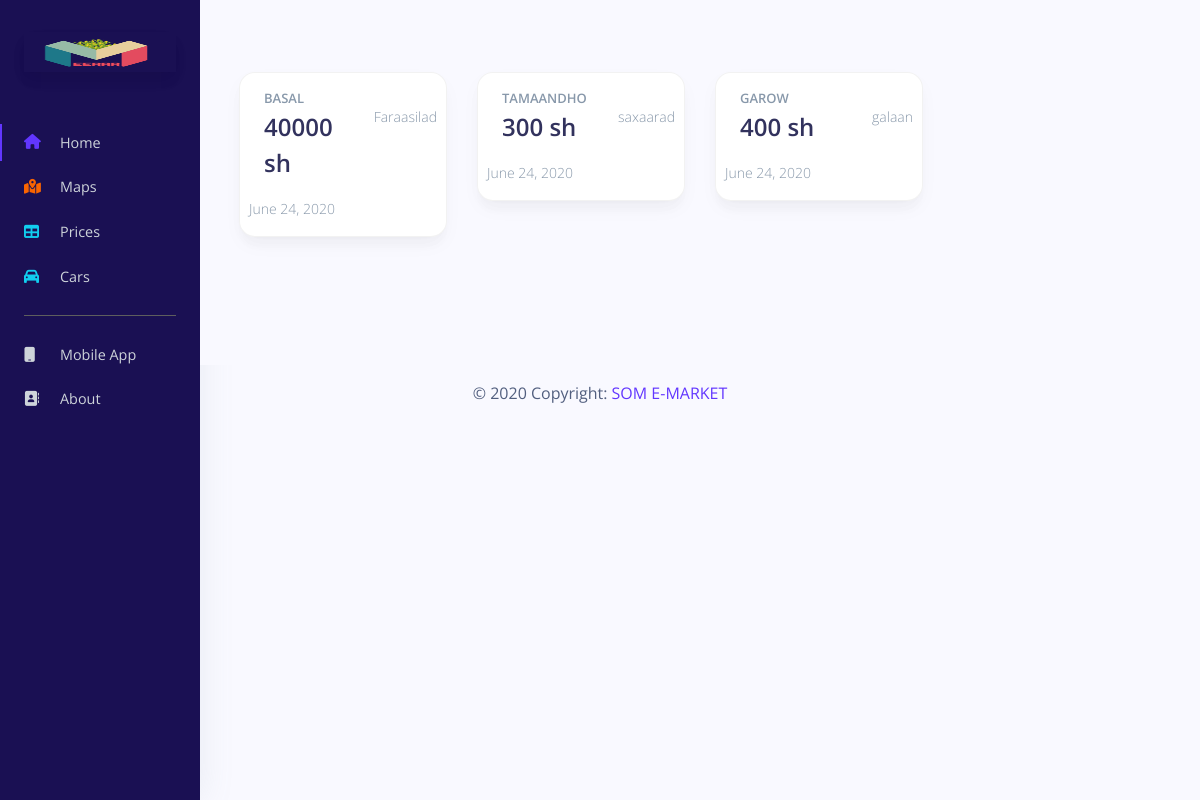
The app's page /CropPrices with its own data.
### farm/models.py (models this page shows)
class pricess(models.Model):
    name = models.CharField(max_length=200)
    price = models.CharField(max_length=200)
    unit = models.CharField(max_length=200)
    created_on = models.DateField(auto_now_add=True)

### farm/views.py (the view)
# urls.py: path('CropPrices', views.newprices, name="prices"),
def newprices(request):
    xog =pricess.objects.all()
    context = {'xog':xog,}
    return render(request, "prices.html",context)

### farm/templates/prices.html (shortened to what this page needs)
{% extends 'base.html' %}
{% block content %}
<div class="header pb-8 pt-5 pt-md-6 bg-secondary">
  <div class="container-fluid">
      <div class="header-body">
        <div class="row">
        {% for i in xog %}
            <div class="col-xl-3 col-lg-6">
              <div class="card shadow card-stats mb-4 mb-xl-0 fade-in-top">
                  <div class="card-body ">
                  <div class="row">
                      <div class="col">
                      <h5 class="card-title text-uppercase text-muted mb-0">{{i.name}}</h5>
                      <span class="h2 font-weight-bold mb-0">{{i.price}}</span>
                      </div>
                      <p class="mt-3 mb-0 text-muted text-sm">
                          <span class="text-nowrap">{{i.unit}}</span>
                      </p>
                      <p class="mt-3 mb-0 text-muted text-sm">
                          <span class="text-nowrap">{{i.created_on}}</span>
                      </p>
                  </div>
              </div>
            </div>
          </div>
        {% endfor %}
        </div>
      </div>
  </div>
</div>
{% endblock content %}

### records on screen
pricess: name "BASAL", price "40000 sh", unit "Faraasilad", created_on "June 24, 2020"
pricess: name "TAMAANDHO", price "300 sh", unit "saxaarad", created_on "June 24, 2020"
pricess: name "GAROW", price "400 sh", unit "galaan", created_on "June 24, 2020"
